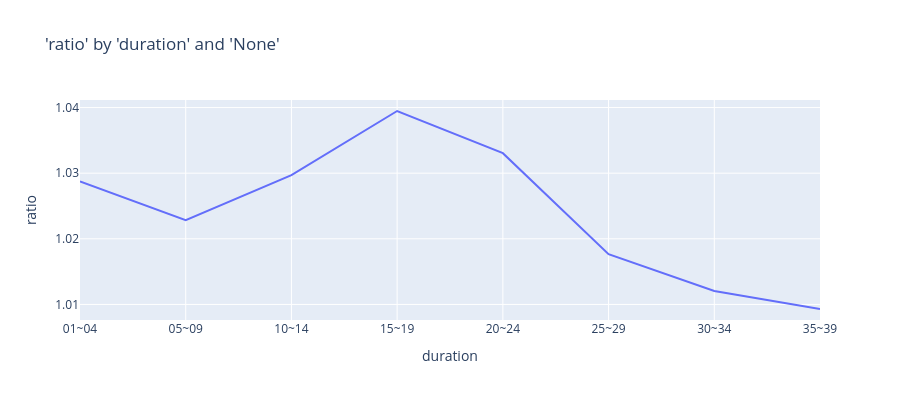

Here is the notebook cell this chart was saved with:
### Code cell
charters.chart(
    df=model_data,
    x_axis="duration",
    y_axis="ratio",
    numerator="death_claim_amount",
    denominator="exp_amt_neural",
    x_bins=8,
    type="line",
)

### Figure 1 — Plotly figure (JSON) as saved in the notebook; plotly's stock layout.template omitted (floating-point values rounded to 4 significant figures)
{"data": [{"hovertemplate": "duration=%{x}<br>ratio=%{y}<extra></extra>", "legendgroup": "", "line": {"color": "#636efa", "dash": "solid"}, "marker": {"symbol": "circle"}, "mode": "lines", "name": "", "orientation": "v", "showlegend": false, "type": "scatter", "x": ["01~04", "05~09", "10~14", "15~19", "20~24", "25~29", "30~34", "35~39"], "xaxis": "x", "y": [1.029, 1.023, 1.03, 1.039, 1.033, 1.018, 1.012, 1.009], "yaxis": "y"}], "layout": {"height": 400, "legend": {"tracegroupgap": 0}, "title": {"text": "'ratio' by 'duration' and 'None'"}, "xaxis": {"anchor": "y", "domain": [0, 1], "title": {"text": "duration"}}, "yaxis": {"anchor": "x", "domain": [0, 1], "title": {"text": "ratio"}, "type": "-"}}}
